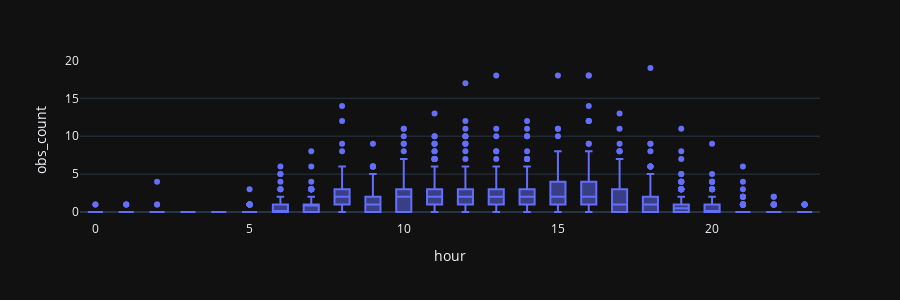

Write notebook code for a chart like this one.
### Markdown cell above
Since every hour will have it's own characteristics, in order to identify anomalies for a given hour, we should analyse each hour individually and somehow calculate the thresholds above which a data point will be classfied as anomalous.

A standard step in the data analysis is to draw a boxplot, which actually uses **IQR** to identify outliers. This is done in the following plot:

### Code cell
# create a box plot of counts for each hour
px.box(resampled, x="hour", y="obs_count", height=300, width=900)

### Figure 1 — Plotly figure (JSON) as saved in the notebook; plotly's stock layout.template omitted (floating-point values rounded to 4 significant figures; data arrays with more than 128 entries replaced by an {"elided": "..."} marker saying what was removed)
{"data": [{"alignmentgroup": "True", "hovertemplate": "hour=%{x}<br>obs_count=%{y}<extra></extra>", "legendgroup": "", "marker": {"color": "#636efa"}, "name": "", "notched": false, "offsetgroup": "", "orientation": "v", "showlegend": false, "type": "box", "x": {"elided": "4140 int values"}, "x0": " ", "xaxis": "x", "y": {"elided": "4140 int values"}, "y0": " ", "yaxis": "y"}], "layout": {"boxmode": "group", "height": 300, "legend": {"tracegroupgap": 0}, "margin": {"t": 60}, "width": 900, "xaxis": {"anchor": "y", "autorange": true, "domain": [0, 1], "range": [-0.5, 23.5], "title": {"text": "hour"}, "type": "linear"}, "yaxis": {"anchor": "x", "autorange": true, "domain": [0, 1], "range": [-1.056, 20.06], "title": {"text": "obs_count"}, "type": "linear"}}}
